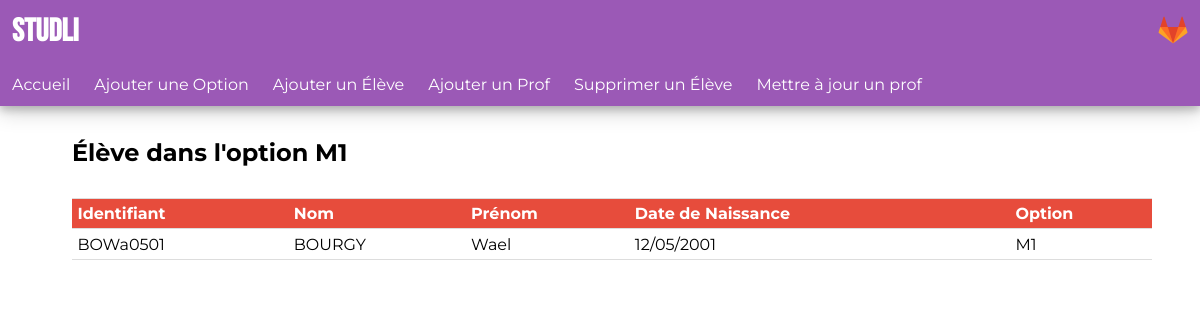
The app's page /students/per_option/M1 with its own data.
### tables this page shows
CREATE TABLE Eleves (
    id_eleve text not null primary key,
    nom_eleve text not null,
    pre_eleve text not null,
    dnd_eleve text not null,
    id_option text not null,
    constraint eleve_fk foreign key (id_option) references Options(id_option)
);

### app.py (the view)
@app.route("/students/per_option/<id>")
def per_option(id):
    data = r.students_per_option(id)
    keys = ["Identifiant", "Nom", "Prénom", "Date de Naissance", "Option"]
    return flask.render_template("display.html", keys=keys, table=data, title="Élève dans l'option "+id)

### backend/db.py (called while the page is built)
    def query(self, query, bindings=[], immediate_commit=True):
        try:
            cur = self.con.cursor()
            cur.execute(query, bindings)
            if immediate_commit: self.con.commit()
        except sqlite3.Error as err:
            print("SQL ERROR:", err)
            return
        results = cur.fetchall()
        json_result = {}
        for idx,row in enumerate(results):
            json_result[idx] = dict(row)
        return json_result

### backend/requests.py (called while the page is built)
def students_per_option(option_id):
    return database.query("select * from Eleves where id_option=?", (option_id,))

### templates/display.html (shortened to what this page needs)
<!DOCTYPE html>
<html>
    <head>
        <link rel="stylesheet" href="/static/style.css" type="text/css" />
    </head>
    <body>
        <header>
            <div id="branding">
                <h1>STUDLI</h1>
                <div id="gitlab"><a href="https://gitlab.com/magnetic2247/pronote_killer"><img src="/static/gitlab.png" alt="gitlab logo" /></a></div>
            </div>
            <nav>
                <ul>
                    <li><a href="/">Accueil</a></li>
                    <li><a href="/write?mode=2">Ajouter une Option</a></li>
                    <li><a href="/write?mode=0">Ajouter un Élève</a></li>
                    <li><a href="/write?mode=1">Ajouter un Prof</a></li>
                    <li><a href="/write?mode=3">Supprimer un Élève</a></li>
                    <li><a href="/write?mode=4">Mettre à jour un prof</a></li>
                </ul>
            </nav>
        </header>
        <section>
            <h2>{{ title }}</h2>
            <table>
                <tr class="keys">
                {% for key in keys %}
                <td>{{ key }}</td>
                {% endfor %}
                </tr>
                {% for x in table.values() %}
                    <tr>
                        {% for y in x.values() %}
                        <td>{{ y }}</td>
                        {% endfor %}
                    </tr>
                {% endfor %}
            </table>
        </section>
    </body>
</html>

### static/style.css (style rules this page uses)
html, body { margin:0; padding:0; width:100%; height:100%; overflow-x: hidden; font-family: 'Montserrat', 'Calibri Light', sans-serif; }
header { background-color: #9b59b6; box-shadow: 0 4px 8px 0 rgba(0, 0, 0, 0.2), 0 6px 20px 0 rgba(0, 0, 0, 0.19); margin: 0; }
header div { display: flex; flex-direction: row; }
header h1 { margin: 0; padding: 1%; color: white; font-family: 'Bebas Neue'; display: inline-block; flex-grow: 5; }
#gitlab { align-self:center; padding-right:1%; }
header img { max-width: 30px; max-height: 30px; }
header nav { margin: 0; }
header ul { margin: 0; padding: 0; list-style-type: none; display: flex; flex-direction: row; width: 100%; }
header li { padding: 1%; }
header a { color:white; text-decoration: none; }
section { display: flex; flex-direction: column; padding: 1%; width: 90%; margin-left: 5%; }
table { width: 100%; border-collapse: collapse; margin-top: 1%; padding: .5%; }
tr,td { border-bottom: 1px solid #ddd; border-top: 1px solid #ddd; padding: .5%; }
.keys { background-color: #e74c3c; color:white; font-weight: bolder; }

### records on screen
Eleves: id_eleve "BOWa0501", nom_eleve "BOURGY", pre_eleve "Wael", dnd_eleve "12/05/2001", id_option "M1"

### other values on screen
{{ title }} "Élève dans l'option M1"
{{ key }} "Identifiant" "Nom" "Prénom" "Date de Naissance" "Option"
